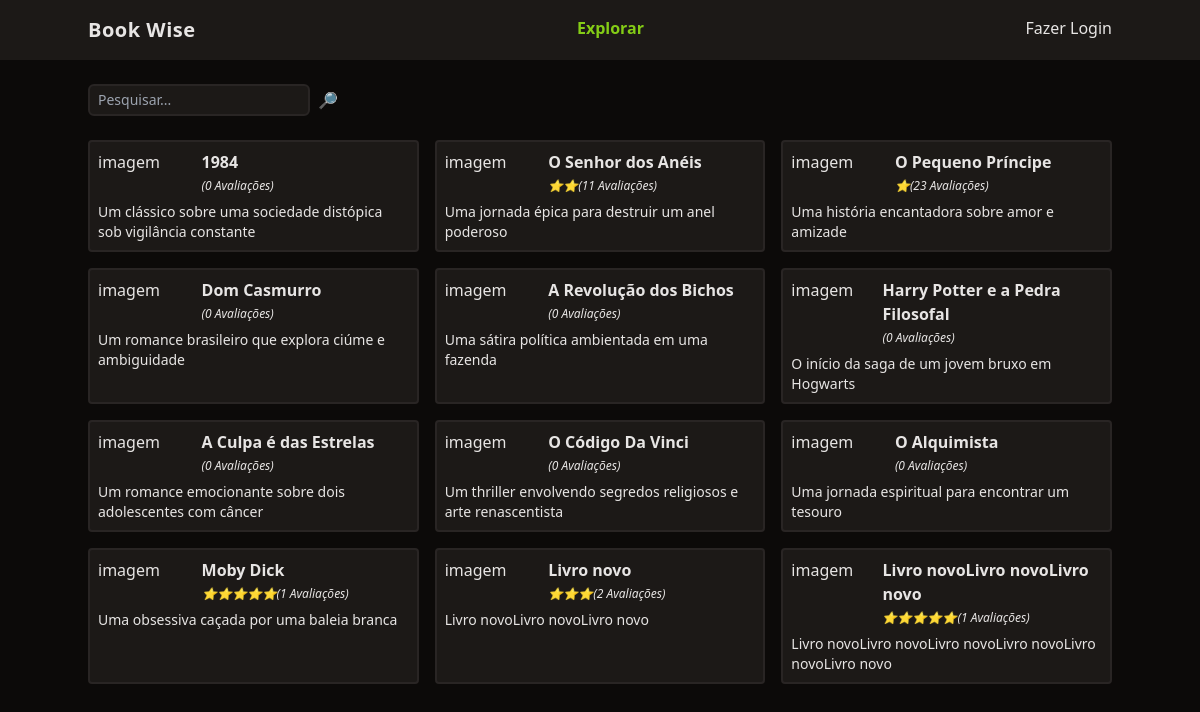
The page / on the database its author committed.
### tables this page shows
CREATE TABLE livros (
id integer primary key,
    titulo varchar(255),
    autor varchar(255),
    descricao text,
    ano_de_lancamento integer,
    usuario_id integer,
  FOREIGN KEY (usuario_id) REFERENCES usuarios(id)
);

### functions.php (called while the page is built, shortened)
<?php
function view($view, $data = []){
    require "views/template/app.php";
}
function config($chave = null){
    $config = require 'config.php';
    if(strlen($chave) > 0){
        return $config[$chave];
    }
    return $config;
}
function auth(){
    if (! isset($_SESSION['auth'])){
        return null;
    }
    return $_SESSION['auth'];
}

### controllers/index.controller.php (called while the page is built)
<?php
$livros = Livro::all($_REQUEST['pesquisar'] ?? '');
view ('index', compact('livros'));

### routes.php (called while the page is built, shortened)
<?php
    $controller = str_replace ('/', '', parse_url($_SERVER['REQUEST_URI'])['path']);
    if (! $controller) $controller = 'index';
    require "controllers/{$controller}.controller.php";
?>

### index.php (called while the page is built, shortened)
<?php
require 'models/Livro.php';
require 'functions.php';
require 'Database.php';
require 'routes.php';
?>

### config.php (called while the page is built)
<?php
return [
    'database' => [
        'driver' => 'sqlite',
        'database' => 'database.sqlite'
    ]
];

### database.php (called while the page is built, shortened)
<?php
class Database {
    private $db;
    public function __construct($config)
    {
        $this->db = new PDO($this->getDsn($config));
    }
    private function getDsn($config){
        $driver = $config['driver'];
        unset($config['driver']);
        $dsn = $driver . ':' . http_build_query($config, '', ';');
        if($driver == 'sqlite'){
             $dsn = $driver . ':' . $config['database'];
        }
        return $dsn;
    }
    public function query($query, $class = null, $params = []){
        $prepare = $this->db->prepare($query);
        if($class){
            $prepare->setFetchMode(PDO::FETCH_CLASS, $class);
        }
        $prepare->execute($params);
        return $prepare;
    }
}

### models/Livro.php (called while the page is built, shortened)
<?php
class Livro
{
    public static function all($filtro = '')
    {
        return (new self)->query('titulo LIKE :filtro OR descricao LIKE :filtro OR autor LIKE :filtro', ['filtro' => "%$filtro%"])->fetchAll();
    }
    public function query($where, $params){
        $database = new Database(config('database'));
        return $database->query(
            query: "
                SELECT
                    l.id, l.titulo, l.descricao, l.ano_de_lancamento,
                    ifnull(round(sum(a.nota) / count(a.id)), 0) as nota_avaliacao,
                    ifnull(count(a.id), 0) as count_avaliacoes
                FROM livros l
                LEFT JOIN avaliacoes a ON a.livro_id = l.id
                WHERE $where
                GROUP BY l.id, l.titulo, l.descricao, l.ano_de_lancamento",
            class: self::class,
            params: $params
        );
    }
}

### views/partials/_livro.php (the view, shortened to what this page needs)
<div class="p-2 rounded border-stone-800 border-2 bg-stone-900">
    <div class="flex">
        <div class="w-1/3">imagem</div>
        <div class="space-y-1">
            <a href="/livro?id=<?= $livro->id ?>" class="font-semibold hover:underline"><?= $livro->titulo ?></a>
            <div class="text-xs italic"><?=str_repeat('⭐', $livro->nota_avaliacao)?>(<?= $livro->count_avaliacoes ?> Avaliações)</div>
        </div>
    </div>
    <div class="text-sm mt-2">
        <?= $livro->descricao ?>
    </div>
</div>

### views/template/app.php (shortened to what this page needs)
<!DOCTYPE html>
<html lang="pt-BR">
<head>
    <script src="https://cdn.tailwindcss.com"></script>
</head>
<body class="bg-stone-950 text-stone-200">
    <header class="bg-stone-900">
        <nav class="mx-auto max-w-screen-lg flex justify-between py-4">
            <div class="font-bold text-xl tracking-wide">Book Wise</div>
            <ul class="flex space-x-4 font-bold">
                <li><a href="/" class="text-lime-500">Explorar</a></li>
            </ul>
            <ul>
                <?php if (auth()): ?>
                    <li><a href="/logout" class="hover:underline">Oi, <?= auth()->nome ?></a></li>
                <?php else: ?>
                    <li><a href="/login" class="hover:underline">Fazer Login</a></li>
                <?php endif; ?>
            </ul>
        </nav>
    </header>
    <main class="mx-auto max-w-screen-lg space-y-6">
        <?php require "views/{$view}.view.php"; ?>
    </main>
</body>
</html>

### views/index.view.php
<form class="w-full flex space-x-2 mt-6">
    <input type="text" class="border-stone-800 border-2 rounded-md bg-stone-900 text-sm focus:outline-nome px-2 py-1"
        placeholder="Pesquisar..." name="pesquisar" />
    <button type="submit">🔎</button>
</form>
<section class="grid gap-4 grid-cols-1 md:grid-cols-2 lg:grid-cols-3">
    <?php foreach ($livros as $livro) {
        require 'partials/_livro.php';
    } ?>
</section>

### rows shown on the page
livros: titulo "1984", count_avaliacoes "0", descricao "Um clássico sobre uma sociedade distópica sob vigilância constante"
livros: titulo "O Senhor dos Anéis", nota_avaliacao "⭐⭐", count_avaliacoes "11", descricao "Uma jornada épica para destruir um anel poderoso"
livros: titulo "O Pequeno Príncipe", nota_avaliacao "⭐", count_avaliacoes "23", descricao "Uma história encantadora sobre amor e amizade"
livros: titulo "Dom Casmurro", count_avaliacoes "0", descricao "Um romance brasileiro que explora ciúme e ambiguidade"
livros: titulo "A Revolução dos Bichos", count_avaliacoes "0", descricao "Uma sátira política ambientada em uma fazenda"
livros: titulo "Harry Potter e a Pedra Filosofal", count_avaliacoes "0", descricao "O início da saga de um jovem bruxo em Hogwarts"
livros: titulo "A Culpa é das Estrelas", count_avaliacoes "0", descricao "Um romance emocionante sobre dois adolescentes com câncer"
livros: titulo "O Código Da Vinci", count_avaliacoes "0", descricao "Um thriller envolvendo segredos religiosos e arte renascentista"
livros: titulo "O Alquimista", count_avaliacoes "0", descricao "Uma jornada espiritual para encontrar um tesouro"
livros: titulo "Moby Dick", nota_avaliacao "⭐⭐⭐⭐⭐", count_avaliacoes "1", descricao "Uma obsessiva caçada por uma baleia branca"
livros: titulo "Livro novo", nota_avaliacao "⭐⭐⭐", count_avaliacoes "2", descricao "Livro novoLivro novoLivro novo"
livros: titulo "Livro novoLivro novoLivro novo", nota_avaliacao "⭐⭐⭐⭐⭐", count_avaliacoes "1", descricao "Livro novoLivro novoLivro novoLivro novoLivro novoLivro novo"
